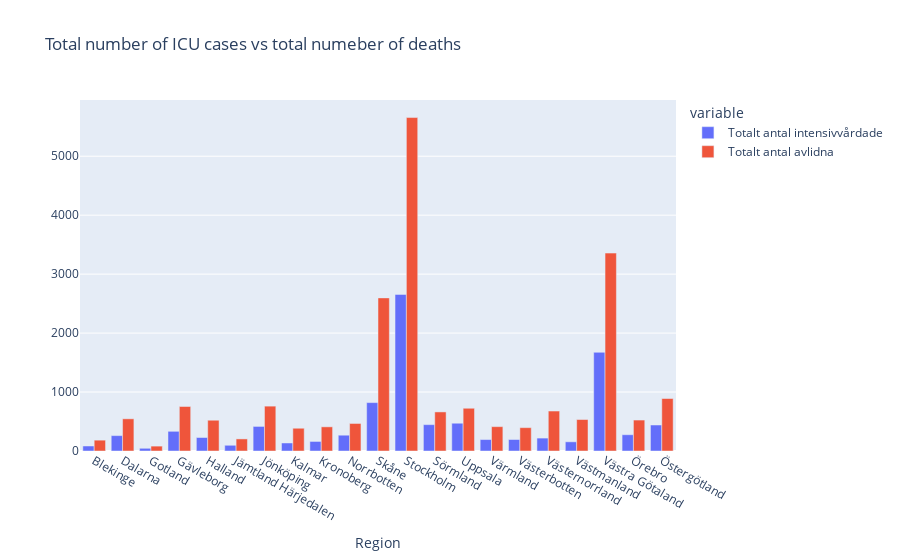

The notebook cell this image was saved under:
### Markdown cell above
##### A rather suprising result, actually. My personal opinnion is that many victims simply died at home or before they could be administered to the ICU, or that the number of ICU spots available didnt meet the demand.

### Code cell
fig = px.bar(
    covid19_tot_num_per_region,
    x=covid19_tot_num_per_region['Region'],
    y=[
        'Totalt antal intensivvårdade',
        'Totalt antal avlidna'
    ],

    barmode='group',
    title='Total number of ICU cases vs total numeber of deaths',

    labels={
        'value': ''
    }
)

fig.show()
fig.write_html("Visualiseringar/KPI3.html")

### Figure 1 — Plotly figure (JSON) as saved in the notebook; plotly's stock layout.template omitted (floating-point values rounded to 4 significant figures)
{"data": [{"alignmentgroup": "True", "hovertemplate": "variable=Totalt antal intensivvårdade<br>Region=%{x}<br>=%{y}<extra></extra>", "legendgroup": "Totalt antal intensivvårdade", "marker": {"color": "#636efa", "pattern": {"shape": ""}}, "name": "Totalt antal intensivvårdade", "offsetgroup": "Totalt antal intensivvårdade", "orientation": "v", "showlegend": true, "textposition": "auto", "type": "bar", "x": ["Blekinge", "Dalarna", "Gotland", "Gävleborg", "Halland", "Jämtland Härjedalen", "Jönköping", "Kalmar", "Kronoberg", "Norrbotten", "Skåne", "Stockholm", "Sörmland", "Uppsala", "Värmland", "Västerbotten", "Västernorrland", "Västmanland", "Västra Götaland", "Örebro", "Östergötland"], "xaxis": "x", "y": [85, 261, 46, 334, 229, 97, 417, 136, 162, 268, 821, 2656, 447, 471, 194, 195, 219, 156, 1674, 276, 441], "yaxis": "y"}, {"alignmentgroup": "True", "hovertemplate": "variable=Totalt antal avlidna<br>Region=%{x}<br>=%{y}<extra></extra>", "legendgroup": "Totalt antal avlidna", "marker": {"color": "#EF553B", "pattern": {"shape": ""}}, "name": "Totalt antal avlidna", "offsetgroup": "Totalt antal avlidna", "orientation": "v", "showlegend": true, "textposition": "auto", "type": "bar", "x": ["Blekinge", "Dalarna", "Gotland", "Gävleborg", "Halland", "Jämtland Härjedalen", "Jönköping", "Kalmar", "Kronoberg", "Norrbotten", "Skåne", "Stockholm", "Sörmland", "Uppsala", "Värmland", "Västerbotten", "Västernorrland", "Västmanland", "Västra Götaland", "Örebro", "Östergötland"], "xaxis": "x", "y": [184, 546, 83, 755, 522, 205, 761, 386, 410, 467, 2597, 5656, 663, 725, 413, 396, 678, 534, 3357, 525, 890], "yaxis": "y"}], "layout": {"barmode": "group", "legend": {"title": {"text": "variable"}, "tracegroupgap": 0}, "title": {"text": "Total number of ICU cases vs total numeber of deaths"}, "xaxis": {"anchor": "y", "domain": [0, 1], "title": {"text": "Region"}}, "yaxis": {"anchor": "x", "domain": [0, 1], "title": {"text": ""}}}}
